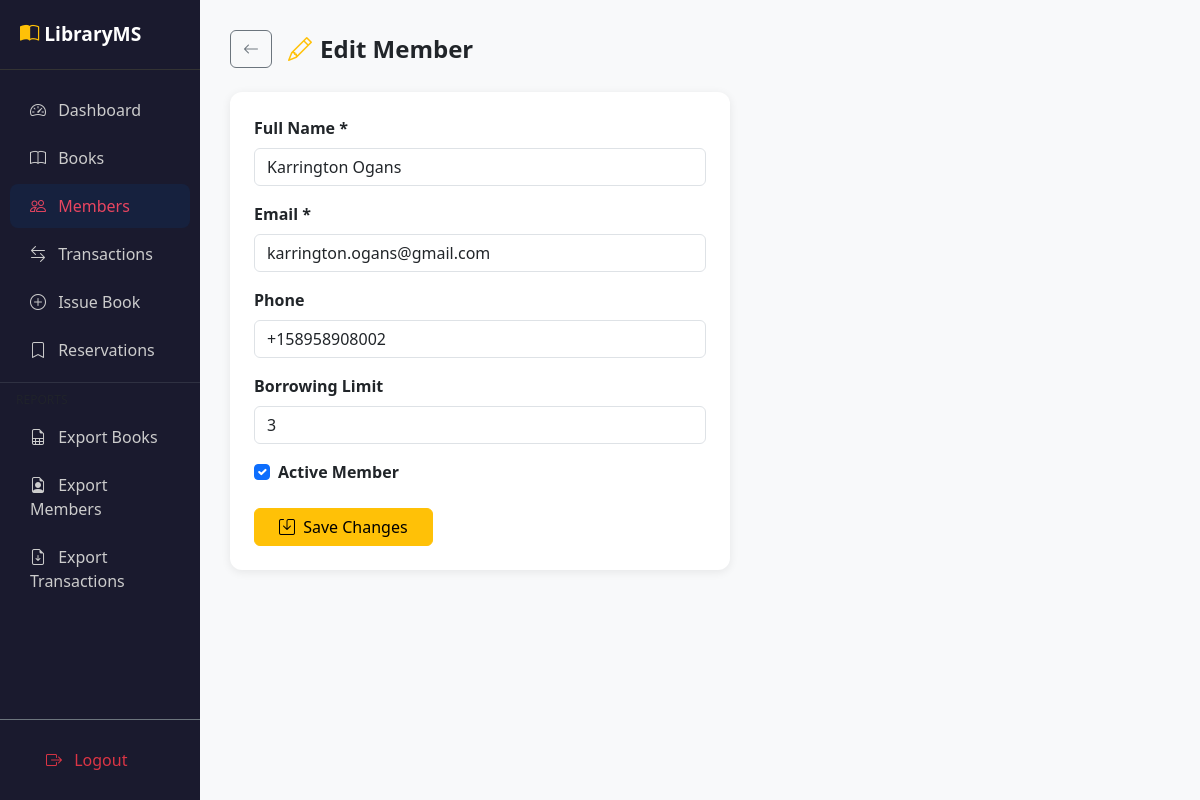
Page /members/edit/2 (signed in) on the committed database.
### app/models.py (models this page shows, shortened)
class Member(db.Model):
    __tablename__ = 'members'
    id = db.Column(db.Integer, primary_key=True)
    name = db.Column(db.String(100), nullable=False)
    email = db.Column(db.String(120), unique=True, nullable=False)
    phone = db.Column(db.String(15))
    membership_date = db.Column(db.DateTime, default=datetime.utcnow)
    is_active = db.Column(db.Boolean, default=True)
    max_books = db.Column(db.Integer, default=3)  # M2: borrowing limit
    transactions = db.relationship('Transaction', backref='member', lazy=True)
    reservations = db.relationship('Reservation', backref='member', lazy=True)

### app/routes/members.py (the view, shortened to what this page needs)
@members_bp.route('/edit/<int:member_id>', methods=['GET', 'POST'])
@login_required
def edit(member_id):
    member = Member.query.get_or_404(member_id)
    return render_template('members/edit.html', member=member)

### app/models.py (called while the page is built)
@login_manager.user_loader
def load_user(user_id):
    return Admin.query.get(int(user_id))

### app/templates/members/edit.html (shortened to what this page needs)
{% extends 'base.html' %}
{% block content %}
<div class="d-flex align-items-center mb-4">
    <a href="{{ url_for('members.index') }}" class="btn btn-outline-secondary me-3"><i class="bi bi-arrow-left"></i></a>
    <h4 class="fw-bold mb-0"><i class="bi bi-pencil text-warning me-2"></i>Edit Member</h4>
</div>
<div class="card" style="max-width:500px">
    <div class="card-body p-4">
        <form method="POST">
            <div class="mb-3">
                <label class="form-label fw-semibold">Full Name *</label>
                <input type="text" name="name" class="form-control" required value="{{ member.name }}">
            </div>
            <div class="mb-3">
                <label class="form-label fw-semibold">Email *</label>
                <input type="email" name="email" class="form-control" required value="{{ member.email }}">
            </div>
            <div class="mb-3">
                <label class="form-label fw-semibold">Phone</label>
                <input type="text" name="phone" class="form-control" value="{{ member.phone or '' }}">
            </div>
            <div class="mb-3">
                <label class="form-label fw-semibold">Borrowing Limit</label>
                <input type="number" name="max_books" class="form-control" min="1" max="20" value="{{ member.max_books }}">
            </div>
            <div class="mb-4 form-check">
                <input type="checkbox" name="is_active" class="form-check-input" id="isActive"
                       {% if member.is_active %}checked{% endif %}>
                <label class="form-check-label fw-semibold" for="isActive">Active Member</label>
            </div>
            <button type="submit" class="btn btn-warning px-4">
                <i class="bi bi-save me-1"></i> Save Changes
            </button>
        </form>
    </div>
</div>
{% endblock %}

### app/templates/base.html (style rules this page uses)
body { background-color: #f8f9fa; }
.card { border: none; border-radius: 12px; box-shadow: 0 2px 10px rgba(0,0,0,0.08); }

### rows in the picture
Member: name "Karrington Ogans", email "karrington.ogans@gmail.com", phone "+158958908002", max_books "3", is_active "☑"
